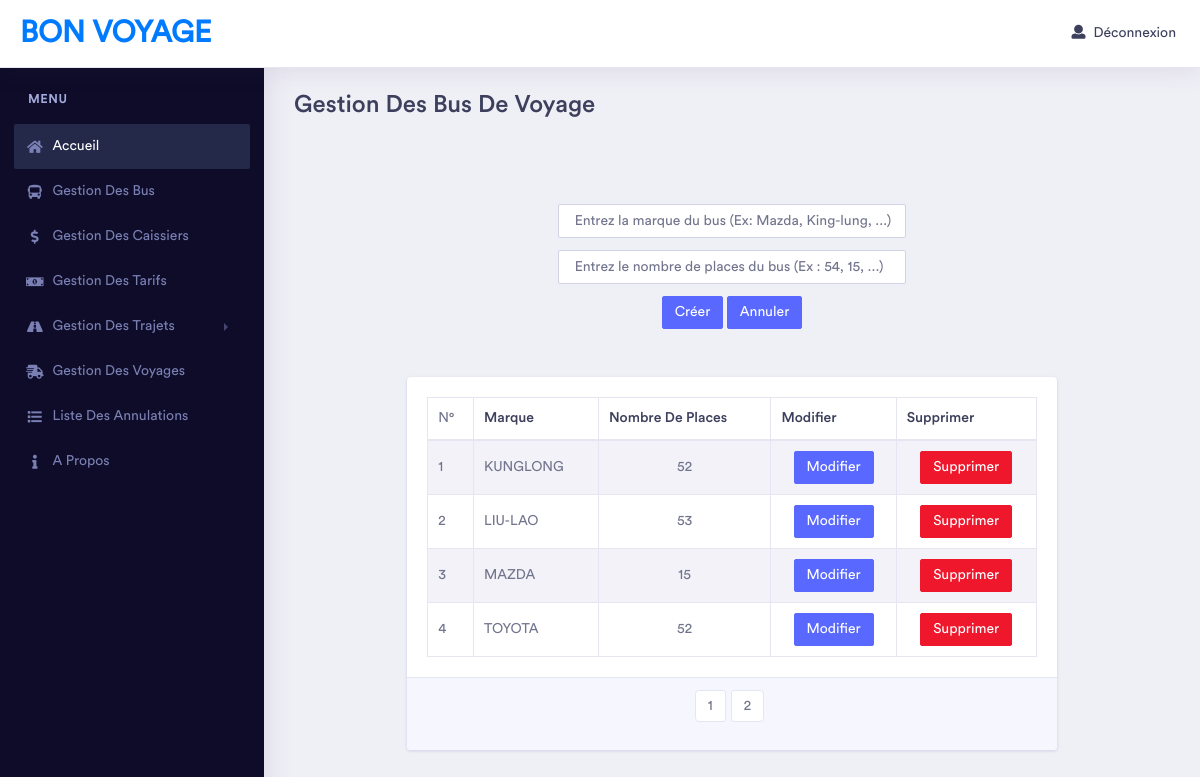
/admin/pages/gestionBus.php, run on the app's committed database.
### tables this page shows
CREATE TABLE `bus` (
  `numBus` int(11) NOT NULL,
  `marqueBus` varchar(30) DEFAULT NULL,
  `nbPlacesBus` int(2) DEFAULT NULL,
  `statutBus` tinyint(1) DEFAULT '1',
  `dateModifBus` datetime DEFAULT NULL
);

### admin/pages/gestionBus.php (the view, shortened to what this page needs)
<?php
    $dsn = 'mysql:dbname=bonvoyage;host=localhost';
    $user = 'root';
    $pswd = '';
    try {
        $db = new PDO($dsn, $user, $pswd);
    } catch (PDOException $e) {
        die(' Erreur : '.$e -> getMessage());
    }
    $nb_element_par_page = 4 ;
    $req = $db -> prepare("SELECT * from bus where statutBus = 1");
    $req -> execute();
    $nombre_resultat_renvoye = $req -> rowCount();
    $nombre_page = ceil($nombre_resultat_renvoye / $nb_element_par_page);
    if( isset($_GET['page']) ){
       $page = $_GET['page'];
    }else{
      $page = 1;
    }
    $premier_resultat_sur_la_page=($page - 1)*$nb_element_par_page;
    $req = $db -> prepare("SELECT * from bus where statutBus = 1 order by dateModifBus desc limit $premier_resultat_sur_la_page, $nb_element_par_page");
    $req -> execute();
?>
<!doctype html>
<html>
<head>
   <link rel="stylesheet" href="../../assets/vendor/bootstrap/css/bootstrap.min.css">
    <link href="../../assets/vendor/fonts/circular-std/style.css" rel="stylesheet">
    <link rel="stylesheet" href="../../assets/libs/css/style.css">
    <link rel="stylesheet" href="../../assets/vendor/fonts/fontawesome/css/fontawesome-all.css">
    <link rel="stylesheet" href="../../assets/vendor/charts/chartist-bundle/chartist.css">
    <link rel="stylesheet" href="../../assets/vendor/charts/morris-bundle/morris.css">
    <link rel="stylesheet" href="../../assets/vendor/fonts/material-design-iconic-font/css/materialdesignicons.min.css">
    <link rel="stylesheet" href="../../assets/vendor/charts/c3charts/c3.css">
    <link rel="stylesheet" href="../../assets/vendor/fonts/flag-icon-css/flag-icon.min.css">
</head>
<body>
    <div class="dashboard-main-wrapper">
        <div class="dashboard-header">
            <nav class="navbar navbar-expand-lg bg-white fixed-top " >
                <a class="navbar-brand" href="private.php">Bon Voyage</a>
                <div class="collapse navbar-collapse " id="navbarSupportedContent">
                    <ul class="navbar-nav ml-auto navbar-right-top">
                        <li class="nav-item dropdown nav-user">
                            <a class="dropdown-item" href="#"><i class="fas fa-user mr-2"></i>Déconnexion</a>
                        </li>
                    </ul>
                </div>
            </nav>
        </div>
        <div class="nav-left-sidebar sidebar-dark">
            <div class="menu-list">
                <nav class="navbar navbar-expand-lg navbar-light">
                    <div class="collapse navbar-collapse" id="navbarNav">
                        <ul class="navbar-nav flex-column">
                             <li class="nav-divider">
                                Menu
                            </li>
                            <li class="nav-item">
                                <a class="nav-link active" href="private.php"  aria-expanded="false"><i class="fa fa-fw fa-home"></i>Accueil</a>
                            </li>
                             <li class="nav-item">
                                <a class="nav-link" href="#"  aria-expanded="false"><i class="fa fa-fw fas fa-bus"></i>Gestion Des Bus</a>
                            </li>
                            <li class="nav-item">
                                <a class="nav-link" href="gestionCaisiers.php"  aria-expanded="false"><i class="fa fa-fw fa-dollar-sign"></i>Gestion Des Caissiers</a>
                            </li>
                             <li class="nav-item">
                                <a class="nav-link" href="gestionTarifs.php"  aria-expanded="false"><i class="fa fa-fw fa-money-bill-alt"></i>Gestion Des Tarifs</a>
                            </li>
                            <li class="nav-item">
                                <a class="nav-link" href="#" data-toggle="collapse" aria-expanded="false" data-target="#submenu-1-2" aria-controls="submenu-1-2"><i class="fa fa-fw fa-road"></i>Gestion Des Trajets</a>
                            </li>
                            <li class="nav-item">
                                <a class="nav-link" href="gestionVoyages.php"  aria-expanded="false"><i class="fa fa-fw fa-shipping-fast"></i>Gestion Des Voyages</a>
                            </li>
                            <li class="nav-item">
                                <a class="nav-link" href="listeAnnulation.php"  aria-expanded="false"><i class="fa fa-fw fa-list"></i>Liste Des Annulations</a>
                            </li>
                            <li class="nav-item">
                                <a class="nav-link" href="apropos.php"  aria-expanded="false"><i class="fa fa-fw fa-info"></i>A Propos</a>
                            </li>
                        </ul>
                    </div>
                </nav>
            </div>
        </div>
        <div class="dashboard-wrapper">
                <div class="container-fluid dashboard-content ">
                     <div class="row">
                        <div class="col-xl-12 col-lg-12 col-md-12 col-sm-12 col-12">
                            <div class="page-header">
                                <h2 class="pageheader-title">Gestion Des Bus De Voyage</h2>
                            </div>
                        </div>
                    </div>
                     <div class="row justify-content-md-center" style="margin: 3%;">
                      <div class="col-12 text-center">
                      </div>
                    </div>
                    <div class="row justify-content-md-center" >
                        <div class="col-5 text-center">
                           <form action="traitBus.php" method="POST" id="formBus">
                               <div class="form-group">
                                   <input type="text" class="form-control" name="marqueBus" id="marqueBus" required="" autofocus="" placeholder=" Entrez la marque du bus (Ex: Mazda, King-lung, ...)" value="<?php if(isset($_SESSION['UmarqueB'])){ echo $_SESSION['UmarqueB'];}  unset($_SESSION['UmarqueB']);?>">
                               </div>
                                <div class="form-group">
                                  <input type="text" class="form-control" name="nbPlacesBus" id="nbPlacesBus" required="" placeholder=" Entrez le nombre de places du bus (Ex : 54, 15, ...)" value="<?php if(isset($_SESSION['UnbPlacesB'])){ echo $_SESSION['UnbPlacesB'];}  unset($_SESSION['UnbPlacesB']);?>">
                                </div>
                                <div class="form-group text-center">
                                    <button type="submit" class="btn btn-primary btn-sm"><?php if(isset($_SESSION['UnumB'])){echo"Modifier";}else{echo"Créer";}unset($_SESSION['UnumB']);?></button>
                                    <button type="reset" id="formBusReset" class="btn btn-primary btn-sm">Annuler</button>
                                </div>
                            </form>
                        </div>
                      </div>
                      <div class="row justify-content-md-center" style="margin:2%;">
                        <div class="col-12 text-center">
                        </div>
                      </div>
                      <div class="row justify-content-md-center">
                        <div class="col-9">
                            <div class="card">
                                <div class="card-body">
                                    <div class="table-responsive">
                                        <table class="table table-striped table-bordered first">
                                            <thead>
                                                <tr>
                                                    <td>N°</td>
                                                    <th>Marque</th>
                                                    <th>Nombre De Places</th>
                                                    <th>Modifier</th>
                                                    <th>Supprimer</th>
                                                </tr>
                                            </thead>
                                            <tbody><?php $i =$premier_resultat_sur_la_page;?>
                                            <?php while($row = $req -> fetch()) :?>
                                                <tr>
                                                  <td><?php $i+=1;echo $i;?></td>
                                                  <td><?php echo $row['marqueBus']?></td>
                                                  <td class="text-center"><?php echo $row['nbPlacesBus']?></td>
                                                  <td class="text-center"><a href="traitBus.php?idUpdateB=<?php echo $row['numBus'];?>" class="btn btn-primary btn-sm">Modifier</a></td>
                                                  <td class="text-center"><a href="traitBus.php?idSupprimerB=<?php echo $row['numBus'];?>"class="btn btn-danger btn-sm">Supprimer</a></td>
                                                </tr>
                                             <?php endwhile;?>
                                            </tbody>
                                        </table>
                                    </div>
                                </div>
                                <div class="card-footer" >
                                  <nav class="d-flex">
                                      <ul class="pagination mx-auto">
                                           <?php for( $page=1; $page <= $nombre_page; $page++) :?>
                                              <li class="page-item"><a class="page-link" href="gestionBus.php?page=<?php echo $page;?>"><?php echo $page?></a></li>
                                           <?php endfor;?>
                                      </ul>
                                  </nav>
                                </div>
                            </div>
                        </div>
                      </div>
            </div>
</body>
</html>

### data on the page
bus: marqueBus "KUNGLONG", nbPlacesBus "52"
bus: marqueBus "LIU-LAO", nbPlacesBus "53"
bus: marqueBus "MAZDA", nbPlacesBus "15"
bus: marqueBus "TOYOTA", nbPlacesBus "52"
